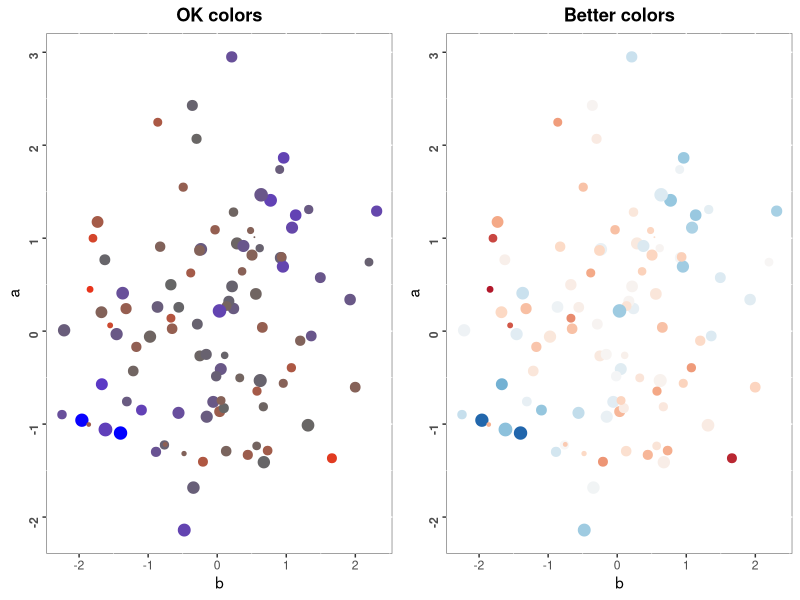
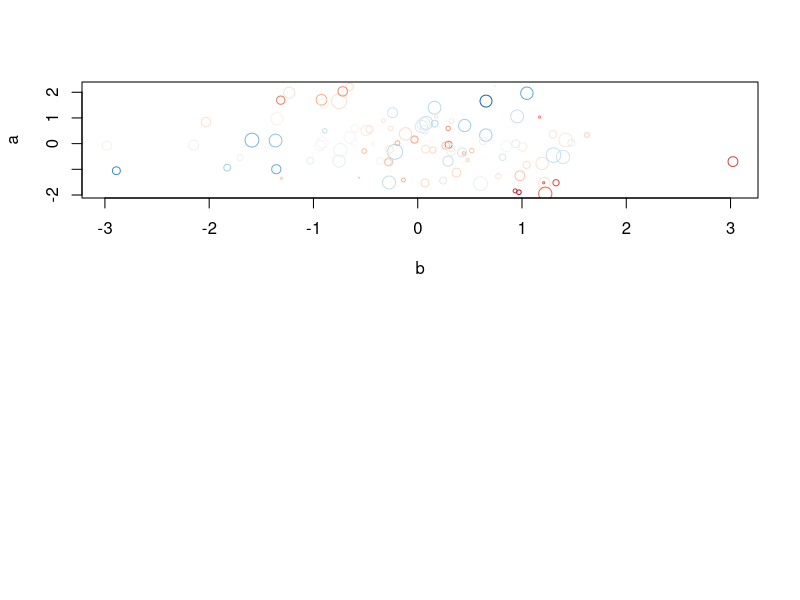

Source code (R) for these figures, in order: (Note: this script raises an error after producing the figures.)
# Author: Greg Goodrum
# Course: BIOL 6750 - Programming for Biologists
# Section: Session 13 - A Brief Tour of Plotting in R
# ------------------------------------------------------------

# 1.  Replicate 'Homework 1' in Advanced Base R using ggplot2.
#     Build slowly one piece at a time.

library(ggplot2)
library(gridExtra)

# Organize data inside a data frame.
a <- rnorm(100)
b <- rnorm(100)
c <- rnorm(100)
response <- a * b + c + rnorm(100)
data <- data.frame(a=a, b=b, c=c, response=response)

# Create better color ramp
library(RColorBrewer)
better.cols <- colorRampPalette(brewer.pal(9, name='RdBu'))(1000)
cut.resp <- as.numeric(cut(response, 1000))

# Create scaled version of c variable so it ranges from 0 to 2.
scale.c <- c + abs(min(data$c))
scale.c <- (scale.c/(max(scale.c))) * 2

# Create plots, consider doing one with ggplot
# Difference in scale is the result of differences of scale between base R and ggplot
# I used a range of 0-4 instead of 0-2 so that the difference of scale would be more apparent
plt1 <- ggplot(data=data, aes(x=b,y=a)) + geom_point(aes(colour=response, size=scale.c)) +
  theme(panel.background = element_rect(fill = "white", colour = "grey50"), plot.title = element_text(face = 'bold', hjust = 0.5), axis.text.y= element_text(angle=90, face='bold')) +
  scale_size(range=c(0,4), guide = FALSE) +
  scale_colour_gradient2(low='red', high='blue', mid='grey40', guide = FALSE) +
  xlab('b') + ylab('a') + ggtitle("OK colors")

plt2 <- ggplot(data=data, aes(x=b,y=a)) + geom_point(aes(colour=response, size=scale.c)) +
  theme(panel.background = element_rect(fill = "white", colour = "grey50"), plot.title = element_text(face = 'bold', hjust = 0.5), axis.text.y = element_text(angle=90, face='bold')) +
  scale_colour_gradientn(colours = better.cols, guide=FALSE) +
  scale_size(range=c(0,4), guide = FALSE) +
  xlab('b') + ylab('a') + ggtitle("Better colors")

# Use grid.arrange() to orient and display plots next to one another
grid.arrange(plt1, plt2, nrow=1)

# --------------------------------------------------------
# 2. (a) Add a legend where indicated in "Advanced Base R"
#        Make sure to do in Base R.
# First, simulate the data
a <- rnorm(100)
b <- rnorm(100)
c <- rnorm(100)
response <- a * b + c + rnorm(100)
# Make a color palette to display our response variable
ok.cols <- colorRampPalette(c("red","grey40","blue"))(1000)
library(RColorBrewer)
better.cols <- colorRampPalette(brewer.pal(9,name="RdBu"))(1000)
# "Cut" our response variable into 1000 sections (to match the colors)
#   - we're coercing the data from a factor to make the subsetting
#   - easier - check what would happen otherwise if you like
cut.resp <- as.numeric(cut(response, 1000))
# Rescale our 'c' variable so it ranges sensibly enough to plot
#   - as a size dimension (from 0 to 2)
scale.c <- c + abs(min(c))
scale.c <- (scale.c / (max(scale.c))) * 2

# Make two plotting frames, with a 2:1 ratio of their heights
# Route to PDF because RStudio has problems with display window
pdf("Option1-.pdf")
# Make two plotting frames, with a 2:1 ratio of their heights
layout(matrix(1:2, nrow=2))
plot(a ~ b, col=better.cols[cut.resp], cex=scale.c)
legend("bottomright", legend=c, col = better.cols[cut.resp], cex = scale.c)
# Make a blank plot at the bottom
plot(NA, xlim=c(0,1), ylim=c(0,1), type="n", xlab="", ylab="", axes=FALSE)
# Add a gradient scale bar
library(plotrix)
gradient.rect(0, 0, 1, 1, col=better.cols, border=NA)
# Give it some labels
text(seq(0,1,length.out=5), y=.5,
     labels=round(seq(min(response),max(response),length.out=5),2)
)
#... adding a legend with different sizes is an exercise at the end
legend("topleft", legend="hey you", pch=20)
#legend(x=.5, y=.5, legend=c, col = better.cols[cut.resp], cex = scale.c)
dev.off()

#pdf("demo.pdf")
#plot(1:10)
#dev.off()

# 2. (b) Make that legend appear in a separate plotting frame
#        in the bottom row of your plot.  You should have the
#        main plot as the entire top row, and the bottom row
#        should contain two separate plotting frames.

# Make two plotting frames, with a 2:1 ratio of their heights
pdf('Option13-2.pdf')
layout(matrix(c(1,2,1,3), nrow=2), heights=c(2,1))
# FILL THE FIRST PLOTTING WINDOW
plot(a ~ b, col=better.cols[cut.resp], cex=scale.c)
# Make a blank plot at the bottom, this re-routes where the activity is happening
# CHANGE TO THE NEXT PLOT
plot(NA, xlim=c(0,1), ylim=c(0,1), type="n", xlab="", ylab="", axes=FALSE)
# Add a gradient scale bar
library(plotrix)
gradient.rect(0, 0, 1, 1, col=better.cols, border=NA)
# Give it some labels
text(seq(0,1,length.out=5), y=.5,
     labels=round(seq(min(response),max(response),length.out=5),2)
)
#... adding a legend with different sizes is an exercise at the end
# CHANGE TO THE NEXT PLOT
plot(NA, xlim=c(0,1), ylim=c(0,1), type="n", xlab="", ylab="", axes=FALSE)
#... adding a legend with different sizes is an exercise at the end
legend("center", legend='C Value', pch='O', title = 'Legend')
dev.off()

# ------------------------------------------------------------------------
# 3. (a) Go through ggplot2 options and make notes to yourself
#        on at least 5 options you want to use.




